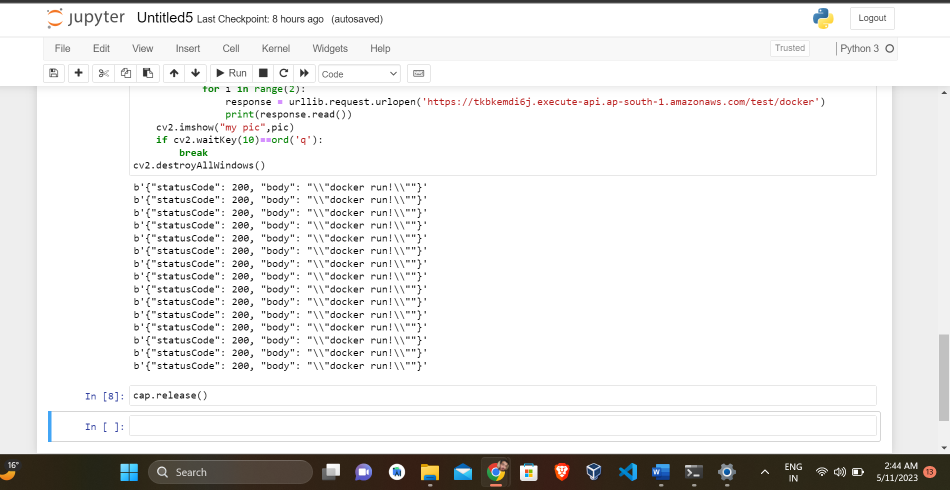
#> input picture project_ss.png, 1900 x 979 px, given in place of the camera (shown at 1/2 size)
$ jupyter execute --allow-errors project_code.ipynb
#> lines starting #> are read from the running program, lines starting #| are printed output that depends on the picture; after the words box and inside, x2 and y2 are one past the last pixel; in counts of white or black regions, pixels touching at a corner belong together
[cell 1]
import cv2

[cell 2]
cap = cv2.VideoCapture(0)

[cell 3]
ret,photo = cap.read()
#> photo is the input picture: shape (979, 1900, 3); mean B, G, R 230.8, 231.7, 232.4

[cell 4]
ret
#> Out = True

[cell 5]
cv2.imwrite('shubhang.png',photo)
#> Out = True

[cell 6]
cap.release()

[cell 7]
shubhang_pic = cv2.imread('shubhang.png')

[cell 8]
type(shubhang_pic)

[cell 9]
shubhang_pic.shape
#> Out = (979, 1900, 3)

[cell 10]
new_pic = shubhang_pic[100:400,100:600]
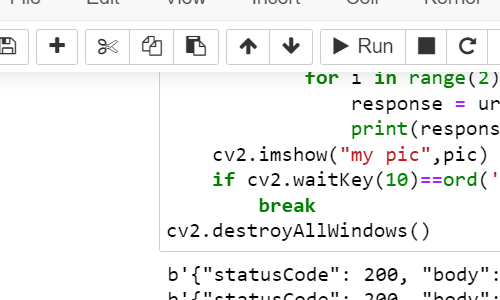
#> new_pic: shape (300, 500, 3); mean B, G, R 240.9, 242, 241.2

[cell 11]
cv2.imwrite('shubhangNew.png',new_pic)
#> Out = True

[cell 12]
new_pic[50:100] = [0,255,0]
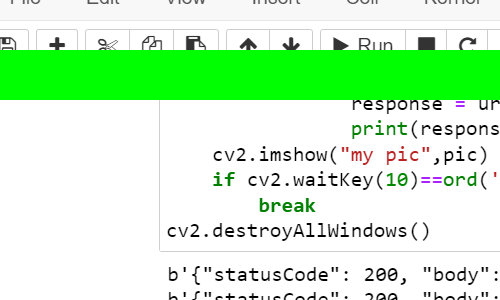
#> new_pic: shape (300, 500, 3); 16.67% of pixels changed, all inside (x1, y1, x2, y2) = (0, 50, 500, 100)

[cell 13]
import matplotlib.pyplot as plt

[cell 14]
ret,photo = cap.read()

[cell 15]
cv2.imshow('my photo',photo)
print(cv2.waitKey())
cv2.destroyAllWindows()

[cell 16]
while True:
    ret,photo = cap.read()
    cv2.imshow("my photo",photo)
    if cv2.waitKey(10)==13:
#> (key q is pressed here)
        break
cv2.destroyAllWindows()

[cell 17]
ord

[cell 18]
photo[:100,:100] = [0,255,0]

[cell 19]
cv2.imshow("my photo",photo)
cv2.waitKey()
cv2.destroyAllWindows()

[cell 20]
photo[:150,:150] = photo[100:250,150:300]

[cell 21]
while True:
    ret,photo = cap.read()
    print(photo.shape)
#| (979, 1900, 3)
    photo[:100,:100] = photo[150:250,200:300]
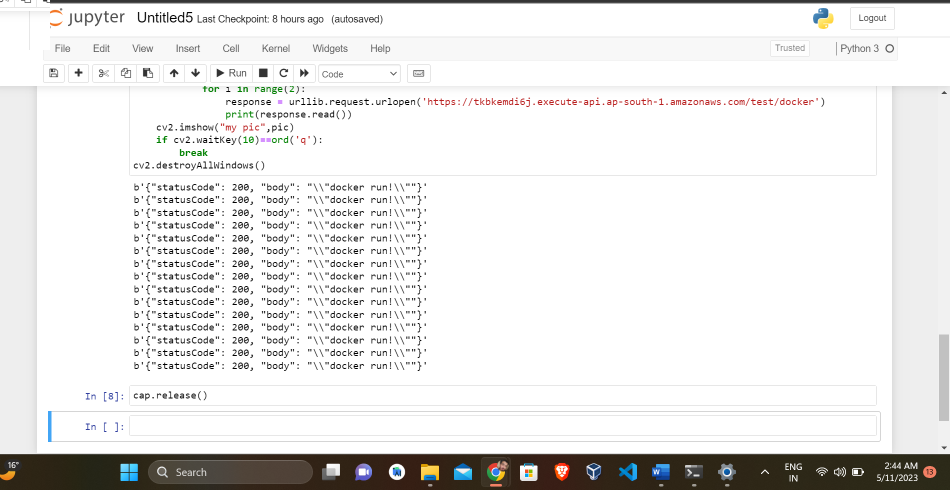
#> photo: shape (979, 1900, 3) (shown at 1/2 size); mean B, G, R 230.9, 231.8, 232.4
    cv2.imshow("my pic",photo)
    if cv2.waitKey(10)==ord('q'):
#> (key q is pressed here)
        break

cv2.destroyAllWindows()

[cell 22]
res,pic = cap.read()

[cell 23]
pic.shape
#> Out = (979, 1900, 3)

[cell 24]
cap.release()

[cell 25]
import cv2

[cell 26]
from cvzone.HandTrackingModule import HandDetector

#> (a cell that did not finish here is left out)

[cell 28]
ret,pic = cap.read()

[cell 29]
cv2.imshow("my pic",pic)
cv2.waitKey()
cv2.destroyAllWindows()

#> (a cell that did not finish here is left out)

[cell 31]
import matplotlib.pyplot as plt

#> (a cell that did not finish here is left out)

#> (a cell that did not finish here is left out)

[cell 34]
cap.release()

[cell 35]
import urllib.re

#> (a cell that did not finish here is left out)

#> (a cell that did not finish here is left out)

#> (a cell that did not finish here is left out)

[cell 39]
cv2.imshow("my pic",pic)
cv2.waitKey()
cv2.destroyAllWindows()

[cell 40]
r,pic = cap.read()

#> (a cell that did not finish here is left out)

#> (a cell that did not finish here is left out)

#> (a cell that did not finish here is left out)

#> (a cell that did not finish here is left out)

[cell 45]
cap = cv2.VideoCapture(0)

#> (a cell that did not finish here is left out)

[cell 47]
cap.release()

[cell 48]
import cv2
import numpy as np

# Load HAAR face classifier
face_classifier = cv2.CascadeClassifier('haarcascade_frontalface_default.xml')

# Load functions
def face_extractor(img):
    # Function detects faces and returns the cropped face
    # If no face detected, it returns the input image

    gray = cv2.cvtColor(img,cv2.COLOR_BGR2GRAY)
    faces = face_classifier.detectMultiScale(gray, 1.3, 5)
#> faces = ()

    if faces is ():
        return None

    # Crop all faces found
    for (x,y,w,h) in faces:
        cropped_face = img[y:y+h, x:x+w]

    return cropped_face

# Initialize Webcam
cap = cv2.VideoCapture(0)
count = 0

# Collect 100 samples of your face from webcam input
while True:

    ret, frame = cap.read()
    if face_extractor(frame) is not None:
        count += 1
        face = cv2.resize(face_extractor(frame), (200, 200))
        face = cv2.cvtColor(face, cv2.COLOR_BGR2GRAY)


        file_name_path = 'C://Users//Shubhang//Documents//ML_workshop_test_code_2023//Shubhang//image' + str(count) + '.jpg'
        cv2.imwrite(file_name_path, face)


        cv2.putText(face, str(count), (50, 50), cv2.FONT_HERSHEY_COMPLEX, 1, (0,255,0), 2)
        cv2.imshow('Face Cropper', face)

    else:
        print("Face not found")
        pass

    if cv2.waitKey(1) == 13 or count == 100: #13 is the Enter Key
#> (key q is pressed here)
        break

cap.release()
cv2.destroyAllWindows()
print("Collecting Samples Complete")

[cell 49]
import cv2
import numpy as np
from os import listdir
from os.path import isfile, join
print(cv2.__version__)
# Get the training data we previously made
data_path = 'C://Users//Vimal Daga//Documents//ML_workshop_test_code_2023//vimal//'
# a=listdir('d:/faces')
# print(a)
# """
#> (the rest of this cell did not finish here and is left out)

[cell 50]
import cv2
import numpy as np
import os
import IPython.display as ipd
import webbrowser as wb

face_classifier = cv2.CascadeClassifier('haarcascade_frontalface_default.xml')

def face_detector(img, size=0.5):

    # Convert image to grayscale
#> called with size = 0.5
    gray = cv2.cvtColor(img,cv2.COLOR_BGR2GRAY)
    faces = face_classifier.detectMultiScale(gray, 1.3, 5)
#> faces = ()
    if faces is ():
        return img, []

    for (x,y,w,h) in faces:
        cv2.rectangle(img,(x,y),(x+w,y+h),(0,255,255),2)
        roi = img[y:y+h, x:x+w]
        roi = cv2.resize(roi, (200, 200))
    return img, roi


# Open Webcam
cap = cv2.VideoCapture(0)

while True:

    ret, frame = cap.read()

    image, face = face_detector(frame)
#> face = []

    try:
        face = cv2.cvtColor(face, cv2.COLOR_BGR2GRAY)

        # Pass face to prediction model
        # "results" comprises of a tuple containing the label and the confidence value
        results = model.predict(face)
        print(results)
        if results[1] < 500:
            confidence = int( 100 * (1 - (results[1])/400) )
            display_string = str(confidence) + '% Confident it is User'

        cv2.putText(image, display_string, (100, 120), cv2.FONT_HERSHEY_COMPLEX, 1, (255,120,150), 2)

        if confidence > 80:
            #os.system("docker run  -d -i -t --name vimalos ubuntu:latest")
            cv2.putText(image, "Hey Vimal", (250, 450), cv2.FONT_HERSHEY_COMPLEX, 1, (0,255,0), 2)
            cv2.imshow('Face Recognition', image )
            # break
            #webbrowser.open('http://google.com/')

        else:
            cv2.putText(image, "i dont know", (250, 450), cv2.FONT_HERSHEY_COMPLEX, 1, (0,0,255), 2)
            cv2.imshow('Face Recognition', image )

    except:
        cv2.putText(image, "No Face Found", (220, 120) , cv2.FONT_HERSHEY_COMPLEX, 1, (0,0,255), 2)
        cv2.putText(image, "Locked", (250, 450), cv2.FONT_HERSHEY_COMPLEX, 1, (0,0,255), 2)
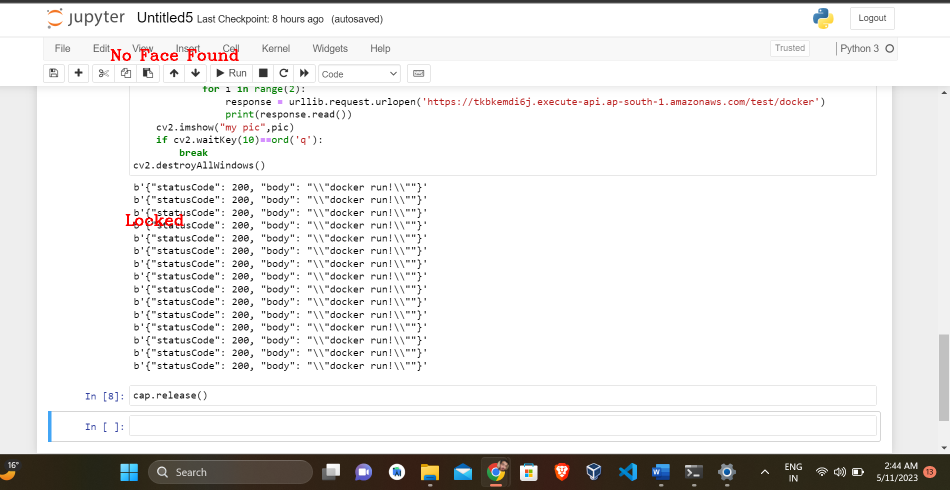
#> image: shape (979, 1900, 3) (shown at 1/2 size); mean B, G, R 230.4, 231.3, 232.4
        cv2.imshow('Face Recognition', image )
        pass

    if cv2.waitKey(1) == 13: #13 is the Enter Key
#> (key q is pressed here)
        break

cap.release()
cv2.destroyAllWindows()

ipd.Audio('violin.wav', autoplay=True )
#wb.open('https://www.google.com/')

# ipd.Audio('violin.wav', autoplay=True)
